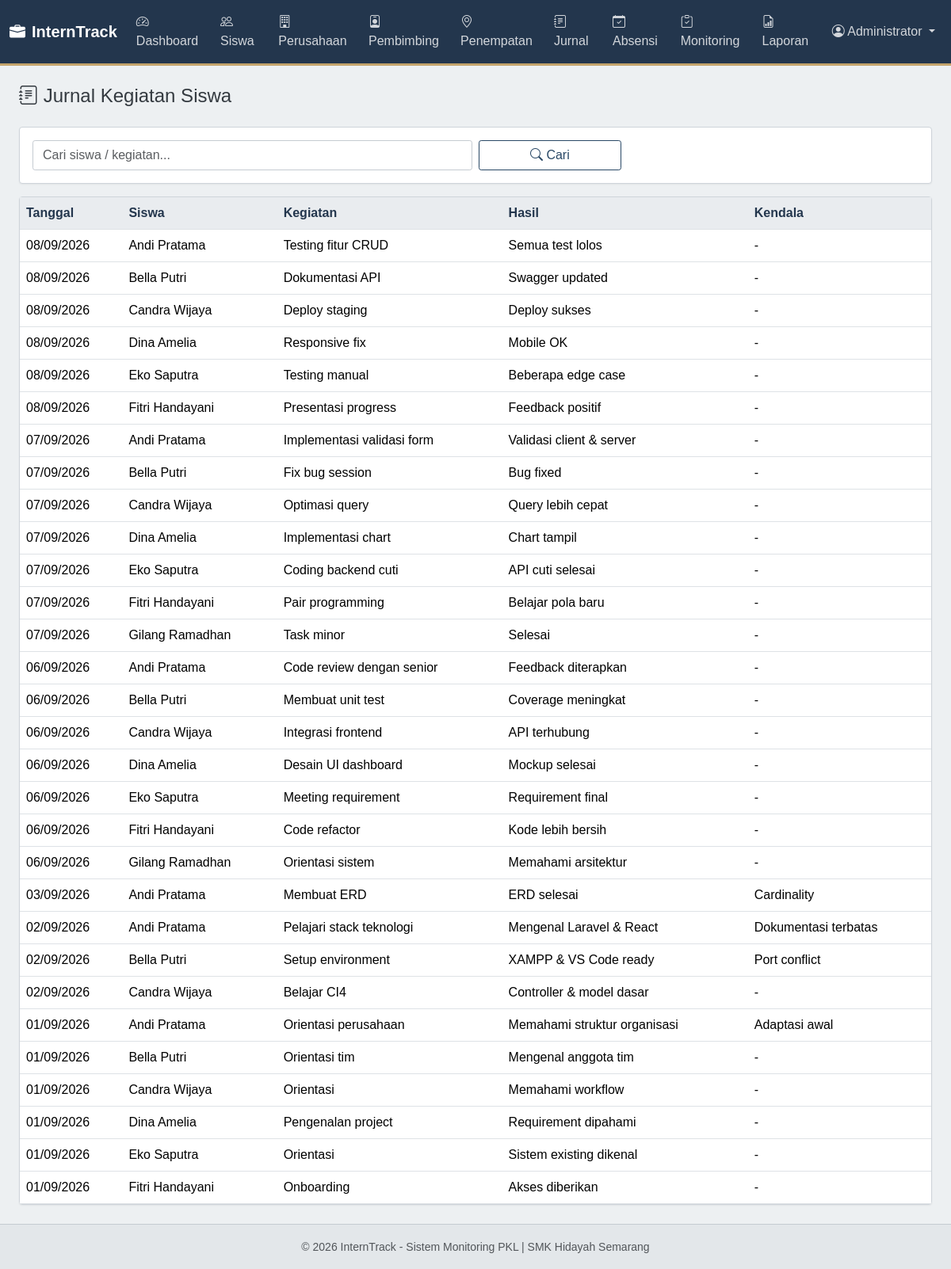
/admin/jurnal.php (signed in), run on the app's committed database.
### tables this page shows
CREATE TABLE `jurnal` (
  `id` int(11) NOT NULL AUTO_INCREMENT,
  `siswa_id` int(11) NOT NULL,
  `penempatan_id` int(11) DEFAULT NULL,
  `tanggal` date NOT NULL,
  `kegiatan` text NOT NULL,
  `hasil` text DEFAULT NULL,
  `kendala` text DEFAULT NULL,
  `created_at` timestamp NULL DEFAULT current_timestamp(),
  PRIMARY KEY (`id`),
  KEY `siswa_id` (`siswa_id`),
  KEY `penempatan_id` (`penempatan_id`),
  CONSTRAINT `jurnal_ibfk_1` FOREIGN KEY (`siswa_id`) REFERENCES `siswa` (`id`) ON DELETE CASCADE,
  CONSTRAINT `jurnal_ibfk_2` FOREIGN KEY (`penempatan_id`) REFERENCES `penempatan` (`id`) ON DELETE SET NULL
);

CREATE TABLE `siswa` (
  `id` int(11) NOT NULL AUTO_INCREMENT,
  `user_id` int(11) DEFAULT NULL,
  `nis` varchar(20) NOT NULL,
  `nama` varchar(100) NOT NULL,
  `kelas` varchar(20) NOT NULL,
  `jurusan` varchar(50) NOT NULL,
  `no_hp` varchar(20) DEFAULT NULL,
  `alamat` text DEFAULT NULL,
  PRIMARY KEY (`id`),
  UNIQUE KEY `nis` (`nis`),
  UNIQUE KEY `user_id` (`user_id`),
  CONSTRAINT `siswa_ibfk_1` FOREIGN KEY (`user_id`) REFERENCES `users` (`id`) ON DELETE SET NULL
);

### admin/jurnal.php (the view, shortened to what this page needs)
<?php
$conn = getConnection();
$search = trim($_GET['q'] ?? '');
$where = $search ? "AND (s.nama LIKE '%".$conn->real_escape_string($search)."%' OR j.kegiatan LIKE '%".$conn->real_escape_string($search)."%')" : "";
$list = $conn->query("SELECT j.*, s.nama as siswa FROM jurnal j JOIN siswa s ON j.siswa_id = s.id WHERE 1=1 $where ORDER BY j.tanggal DESC LIMIT 100");
include __DIR__ . '/../includes/header.php';
?>
<div class="container-fluid">
    <h4 class="mb-4"><i class="bi bi-journal-text"></i> Jurnal Kegiatan Siswa</h4>
    <div class="card mb-3"><div class="card-body">
        <form method="GET" class="row g-2">
            <div class="col-md-6"><input type="text" name="q" class="form-control" placeholder="Cari siswa / kegiatan..." value="<?= htmlspecialchars($search) ?>"></div>
            <div class="col-md-2"><button class="btn btn-outline-primary w-100"><i class="bi bi-search"></i> Cari</button></div>
        </form>
    </div></div>
    <div class="card"><div class="card-body p-0"><div class="table-responsive">
        <table class="table table-hover mb-0">
            <thead><tr><th>Tanggal</th><th>Siswa</th><th>Kegiatan</th><th>Hasil</th><th>Kendala</th></tr></thead>
            <tbody>
            <?php while ($j = $list->fetch_assoc()): ?>
                <tr>
                    <td><?= date('d/m/Y', strtotime($j['tanggal'])) ?></td>
                    <td><?= htmlspecialchars($j['siswa']) ?></td>
                    <td><?= htmlspecialchars($j['kegiatan']) ?></td>
                    <td><?= htmlspecialchars($j['hasil'] ?? '-') ?></td>
                    <td><?= htmlspecialchars($j['kendala'] ?? '-') ?></td>
                </tr>
            <?php endwhile; ?>
            </tbody>
        </table>
    </div></div></div>
</div>
<?php include __DIR__ . '/../includes/footer.php'; ?>

### assets/css/style.css (style rules this page uses)
body { min-height: 100vh; display: flex; flex-direction: column; color: #343a40; background-color: #edf0f2; font-family: Arial, Helvetica, sans-serif; }
.card { border: 1px solid #ced4da; border-radius: 0.25rem; box-shadow: 0 1px 2px rgba(33, 37, 41, 0.06); }
.table th { font-weight: 600; color: #23364d; background-color: #e9ecef; border-bottom-color: #ced4da; }
.table > :not(caption) > * > * { border-bottom-color: #dee2e6; }
.btn { border-radius: 0.2rem; }
.btn-outline-primary { color: #294866; border-color: #294866; }
.form-control, .form-select, .input-group-text { border-color: #c5cbd1; border-radius: 0.2rem; }

### data on the page
jurnal: tanggal "08/09/2026", siswa.nama "Andi Pratama", kegiatan "Testing fitur CRUD", hasil "Semua test lolos", kendala "-"
jurnal: tanggal "08/09/2026", siswa.nama "Bella Putri", kegiatan "Dokumentasi API", hasil "Swagger updated", kendala "-"
jurnal: tanggal "08/09/2026", siswa.nama "Candra Wijaya", kegiatan "Deploy staging", hasil "Deploy sukses", kendala "-"
jurnal: tanggal "08/09/2026", siswa.nama "Dina Amelia", kegiatan "Responsive fix", hasil "Mobile OK", kendala "-"
jurnal: tanggal "08/09/2026", siswa.nama "Eko Saputra", kegiatan "Testing manual", hasil "Beberapa edge case", kendala "-"
jurnal: tanggal "08/09/2026", siswa.nama "Fitri Handayani", kegiatan "Presentasi progress", hasil "Feedback positif", kendala "-"
jurnal: tanggal "07/09/2026", siswa.nama "Andi Pratama", kegiatan "Implementasi validasi form", hasil "Validasi client & server", kendala "-"
jurnal: tanggal "07/09/2026", siswa.nama "Bella Putri", kegiatan "Fix bug session", hasil "Bug fixed", kendala "-"
jurnal: tanggal "07/09/2026", siswa.nama "Candra Wijaya", kegiatan "Optimasi query", hasil "Query lebih cepat", kendala "-"
jurnal: tanggal "07/09/2026", siswa.nama "Dina Amelia", kegiatan "Implementasi chart", hasil "Chart tampil", kendala "-"
jurnal: tanggal "07/09/2026", siswa.nama "Eko Saputra", kegiatan "Coding backend cuti", hasil "API cuti selesai", kendala "-"
jurnal: tanggal "07/09/2026", siswa.nama "Fitri Handayani", kegiatan "Pair programming", hasil "Belajar pola baru", kendala "-"
jurnal: tanggal "07/09/2026", siswa.nama "Gilang Ramadhan", kegiatan "Task minor", hasil "Selesai", kendala "-"
jurnal: tanggal "06/09/2026", siswa.nama "Andi Pratama", kegiatan "Code review dengan senior", hasil "Feedback diterapkan", kendala "-"
jurnal: tanggal "06/09/2026", siswa.nama "Bella Putri", kegiatan "Membuat unit test", hasil "Coverage meningkat", kendala "-"
jurnal: tanggal "06/09/2026", siswa.nama "Candra Wijaya", kegiatan "Integrasi frontend", hasil "API terhubung", kendala "-"
jurnal: tanggal "06/09/2026", siswa.nama "Dina Amelia", kegiatan "Desain UI dashboard", hasil "Mockup selesai", kendala "-"
jurnal: tanggal "06/09/2026", siswa.nama "Eko Saputra", kegiatan "Meeting requirement", hasil "Requirement final", kendala "-"
jurnal: tanggal "06/09/2026", siswa.nama "Fitri Handayani", kegiatan "Code refactor", hasil "Kode lebih bersih", kendala "-"
jurnal: tanggal "06/09/2026", siswa.nama "Gilang Ramadhan", kegiatan "Orientasi sistem", hasil "Memahami arsitektur", kendala "-"
jurnal: tanggal "03/09/2026", siswa.nama "Andi Pratama", kegiatan "Membuat ERD", hasil "ERD selesai", kendala "Cardinality"
jurnal: tanggal "02/09/2026", siswa.nama "Andi Pratama", kegiatan "Pelajari stack teknologi", hasil "Mengenal Laravel & React", kendala "Dokumentasi terbatas"
jurnal: tanggal "02/09/2026", siswa.nama "Bella Putri", kegiatan "Setup environment", hasil "XAMPP & VS Code ready", kendala "Port conflict"
jurnal: tanggal "02/09/2026", siswa.nama "Candra Wijaya", kegiatan "Belajar CI4", hasil "Controller & model dasar", kendala "-"
jurnal: tanggal "01/09/2026", siswa.nama "Andi Pratama", kegiatan "Orientasi perusahaan", hasil "Memahami struktur organisasi", kendala "Adaptasi awal"
jurnal: tanggal "01/09/2026", siswa.nama "Bella Putri", kegiatan "Orientasi tim", hasil "Mengenal anggota tim", kendala "-"
jurnal: tanggal "01/09/2026", siswa.nama "Candra Wijaya", kegiatan "Orientasi", hasil "Memahami workflow", kendala "-"
jurnal: tanggal "01/09/2026", siswa.nama "Dina Amelia", kegiatan "Pengenalan project", hasil "Requirement dipahami", kendala "-"
jurnal: tanggal "01/09/2026", siswa.nama "Eko Saputra", kegiatan "Orientasi", hasil "Sistem existing dikenal", kendala "-"
jurnal: tanggal "01/09/2026", siswa.nama "Fitri Handayani", kegiatan "Onboarding", hasil "Akses diberikan", kendala "-"

### other printed values
$user['nama'] "Administrator"
